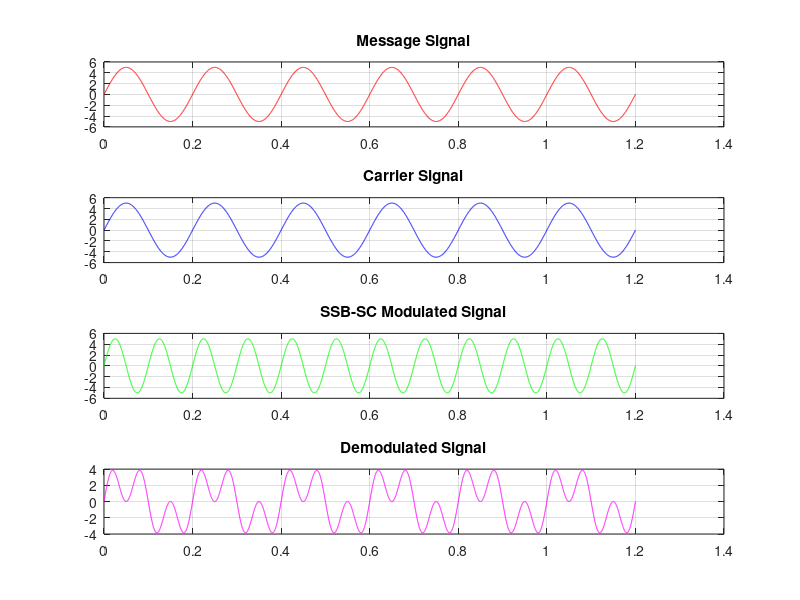

Reproduce this figure in MATLAB.
function amplitude = ssbsc

fm = input('Enter the value of message signal frequency: ');
fc = input('Enter the value of carrier signal frequency: ');
Am = input('Enter the value of message signal amplitude: ');
Ac = input('Enter the value of carrier signal amplitude: ');

Tm = 1/fm;
Tc = 1/fc;

t1 = 0:Tm/999:6*Tm;

% Message Signal
message_signal = Am*sin(2*pi*fm*t1);
subplot(4,1,1);
plot(t1, message_signal, 'r');
grid();
title('Message Signal');

% Carrier Signal
carrier_signal = Ac*sin(2*pi*fc*t1);
subplot(4,1,2);
plot(t1, carrier_signal, 'b');
grid();
title('Carrier Signal');

% Generate Hilbert Transform of Message Signal
hilbert_signal = imag(hilbert(message_signal));

% Upper Sideband (SSB-SC) Modulation
ssb_modulated = message_signal .* cos(2*pi*fc*t1) - hilbert_signal .* sin(2*pi*fc*t1);
subplot(4,1,3);
plot(t1, ssb_modulated, 'g');
grid();
title('SSB-SC Modulated Signal');

% Demodulation Process (Coherent Detection)
received_signal = ssb_modulated .* cos(2*pi*fc*t1);

% Apply Low-Pass Filter
[b, a] = butter(5, (fm*2)/(fc*10)); % 5th order Butterworth filter
recovered_signal = filtfilt(b, a, received_signal);

subplot(4,1,4);
plot(t1, recovered_signal, 'm');
grid();
title('Demodulated Signal');

end
